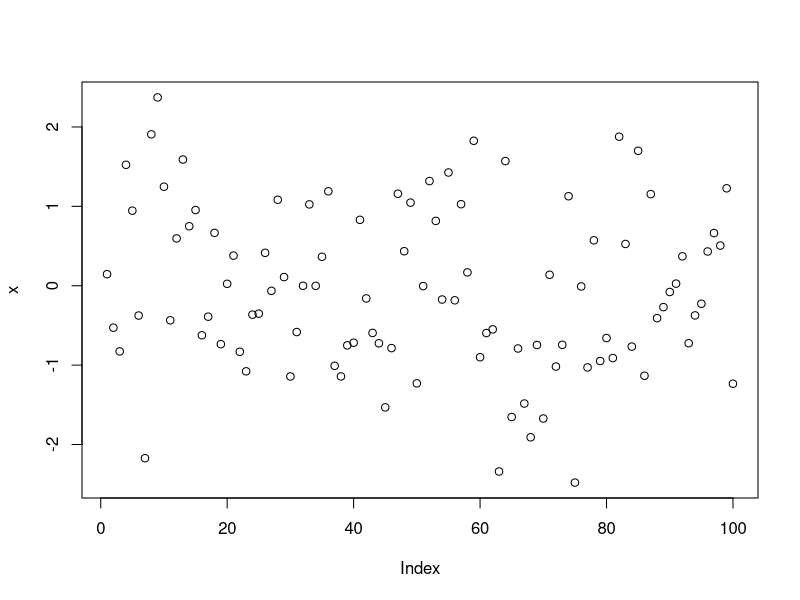

Write the R code that produced this figure.
## ---- chunk 1
n = 100
n
x = rnorm(n)
plot(x)
## ---- chunk 2
head(iris)
## ---- chunk 3
knitr::kable(head(iris))
